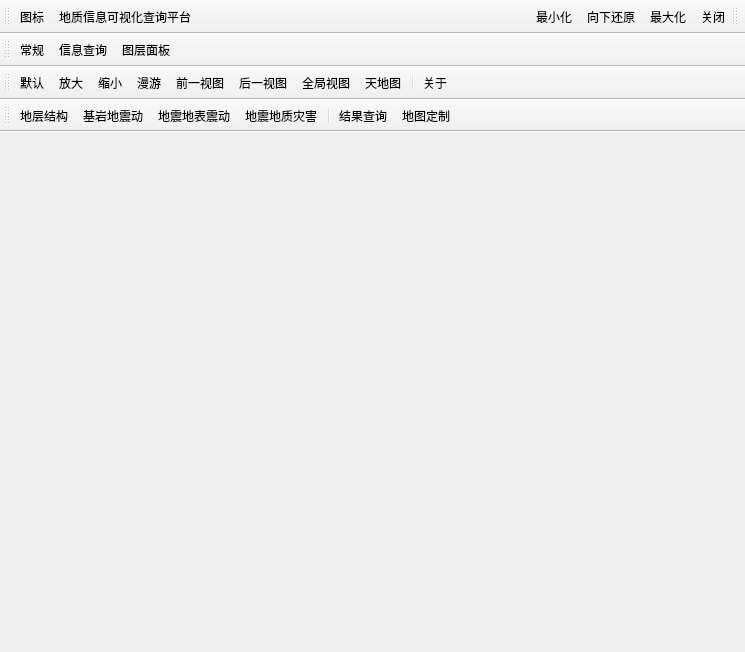
<?xml version="1.0" encoding="UTF-8"?>
<ui version="4.0">
 <class>MainWindow</class>
 <widget class="QMainWindow" name="MainWindow">
  <property name="geometry">
   <rect>
    <x>0</x>
    <y>0</y>
    <width>745</width>
    <height>652</height>
   </rect>
  </property>
  <property name="windowTitle">
   <string>地质信息可视化查询平台</string>
  </property>
  <property name="styleSheet">
   <string notr="true"/>
  </property>
  <widget class="QgsMapCanvas" name="mapCanvas">
   <layout class="QGridLayout" name="gridLayout_2">
    <property name="leftMargin">
     <number>0</number>
    </property>
    <property name="topMargin">
     <number>0</number>
    </property>
    <property name="rightMargin">
     <number>0</number>
    </property>
    <property name="bottomMargin">
     <number>0</number>
    </property>
   </layout>
  </widget>
  <widget class="QToolBar" name="leftWindowBar">
   <property name="windowTitle">
    <string>toolBar</string>
   </property>
   <attribute name="toolBarArea">
    <enum>TopToolBarArea</enum>
   </attribute>
   <attribute name="toolBarBreak">
    <bool>false</bool>
   </attribute>
   <addaction name="wIcon"/>
   <addaction name="wTitle"/>
  </widget>
  <widget class="QToolBar" name="rightWindowBar">
   <property name="windowTitle">
    <string>toolBar_2</string>
   </property>
   <property name="layoutDirection">
    <enum>Qt::RightToLeft</enum>
   </property>
   <attribute name="toolBarArea">
    <enum>TopToolBarArea</enum>
   </attribute>
   <attribute name="toolBarBreak">
    <bool>false</bool>
   </attribute>
   <addaction name="closeWindow"/>
   <addaction name="maxWindow"/>
   <addaction name="restoreWindow"/>
   <addaction name="minWindow"/>
  </widget>
  <widget class="QToolBar" name="tabToolbar">
   <property name="windowTitle">
    <string>toolBar</string>
   </property>
   <property name="layoutDirection">
    <enum>Qt::LeftToRight</enum>
   </property>
   <property name="styleSheet">
    <string notr="true"/>
   </property>
   <property name="toolButtonStyle">
    <enum>Qt::ToolButtonTextUnderIcon</enum>
   </property>
   <attribute name="toolBarArea">
    <enum>TopToolBarArea</enum>
   </attribute>
   <attribute name="toolBarBreak">
    <bool>true</bool>
   </attribute>
   <addaction name="normaltab"/>
   <addaction name="infotab"/>
   <addaction name="tocBar"/>
  </widget>
  <widget class="QToolBar" name="normalToolbar">
   <property name="windowTitle">
    <string>toolBar_2</string>
   </property>
   <property name="toolButtonStyle">
    <enum>Qt::ToolButtonTextUnderIcon</enum>
   </property>
   <attribute name="toolBarArea">
    <enum>TopToolBarArea</enum>
   </attribute>
   <attribute name="toolBarBreak">
    <bool>true</bool>
   </attribute>
   <addaction name="defaultTool"/>
   <addaction name="zoomOut"/>
   <addaction name="zoomIn"/>
   <addaction name="zoomPan"/>
   <addaction name="zoomLast"/>
   <addaction name="zoomNext"/>
   <addaction name="zoomFull"/>
   <addaction name="tdMap"/>
   <addaction name="separator"/>
   <addaction name="aboutTool"/>
  </widget>
  <widget class="QToolBar" name="infoToolbar">
   <property name="windowTitle">
    <string>toolBar_3</string>
   </property>
   <property name="toolButtonStyle">
    <enum>Qt::ToolButtonTextUnderIcon</enum>
   </property>
   <attribute name="toolBarArea">
    <enum>TopToolBarArea</enum>
   </attribute>
   <attribute name="toolBarBreak">
    <bool>true</bool>
   </attribute>
   <addaction name="dcjg"/>
   <addaction name="jydzd"/>
   <addaction name="dzdbzd"/>
   <addaction name="dzzh"/>
   <addaction name="separator"/>
   <addaction name="jgcx"/>
   <addaction name="action_15"/>
  </widget>
  <action name="defaultTool">
   <property name="icon">
    <iconset>
     <normaloff>icons/默认.png</normaloff>icons/默认.png</iconset>
   </property>
   <property name="text">
    <string>默认</string>
   </property>
  </action>
  <action name="zoomOut">
   <property name="icon">
    <iconset>
     <normaloff>icons/放大.png</normaloff>icons/放大.png</iconset>
   </property>
   <property name="text">
    <string>放大</string>
   </property>
  </action>
  <action name="zoomIn">
   <property name="icon">
    <iconset>
     <normaloff>icons/缩小.png</normaloff>icons/缩小.png</iconset>
   </property>
   <property name="text">
    <string>缩小</string>
   </property>
  </action>
  <action name="zoomPan">
   <property name="icon">
    <iconset>
     <normaloff>icons/地图漫游.png</normaloff>icons/地图漫游.png</iconset>
   </property>
   <property name="text">
    <string>漫游</string>
   </property>
  </action>
  <action name="zoomLast">
   <property name="icon">
    <iconset>
     <normaloff>icons/前一视图.png</normaloff>icons/前一视图.png</iconset>
   </property>
   <property name="text">
    <string>前一视图</string>
   </property>
  </action>
  <action name="zoomNext">
   <property name="icon">
    <iconset>
     <normaloff>icons/后一视图.png</normaloff>icons/后一视图.png</iconset>
   </property>
   <property name="text">
    <string>后一视图</string>
   </property>
  </action>
  <action name="zoomFull">
   <property name="icon">
    <iconset>
     <normaloff>icons/全图显示.png</normaloff>icons/全图显示.png</iconset>
   </property>
   <property name="text">
    <string>全局视图</string>
   </property>
  </action>
  <action name="tdMap">
   <property name="icon">
    <iconset>
     <normaloff>icons/天地图.png</normaloff>icons/天地图.png</iconset>
   </property>
   <property name="text">
    <string>天地图</string>
   </property>
  </action>
  <action name="aboutTool">
   <property name="icon">
    <iconset>
     <normaloff>icons/关于.png</normaloff>icons/关于.png</iconset>
   </property>
   <property name="text">
    <string>关于</string>
   </property>
   <property name="toolTip">
    <string>关于</string>
   </property>
  </action>
  <action name="dcjg">
   <property name="icon">
    <iconset>
     <normaloff>icons/soil.png</normaloff>icons/soil.png</iconset>
   </property>
   <property name="text">
    <string>地层结构</string>
   </property>
  </action>
  <action name="jydzd">
   <property name="icon">
    <iconset>
     <normaloff>icons/基岩地震动.png</normaloff>icons/基岩地震动.png</iconset>
   </property>
   <property name="text">
    <string>基岩地震动</string>
   </property>
  </action>
  <action name="dzdbzd">
   <property name="icon">
    <iconset>
     <normaloff>icons/地震波.png</normaloff>icons/地震波.png</iconset>
   </property>
   <property name="text">
    <string>地震地表震动</string>
   </property>
  </action>
  <action name="dzzh">
   <property name="icon">
    <iconset>
     <normaloff>icons/地质灾害.png</normaloff>icons/地质灾害.png</iconset>
   </property>
   <property name="text">
    <string>地震地质灾害</string>
   </property>
  </action>
  <action name="jgcx">
   <property name="icon">
    <iconset>
     <normaloff>icons/检查查询.png</normaloff>icons/检查查询.png</iconset>
   </property>
   <property name="text">
    <string>结果查询</string>
   </property>
  </action>
  <action name="action_15">
   <property name="icon">
    <iconset>
     <normaloff>icons/地图定制.png</normaloff>icons/地图定制.png</iconset>
   </property>
   <property name="text">
    <string>地图定制</string>
   </property>
  </action>
  <action name="normaltab">
   <property name="text">
    <string>常规</string>
   </property>
  </action>
  <action name="infotab">
   <property name="text">
    <string>信息查询</string>
   </property>
  </action>
  <action name="tocBar">
   <property name="text">
    <string>图层面板</string>
   </property>
   <property name="toolTip">
    <string>打开/关闭图层面板</string>
   </property>
  </action>
  <action name="maxWindow">
   <property name="icon">
    <iconset>
     <normaloff>icons/最大化.png</normaloff>icons/最大化.png</iconset>
   </property>
   <property name="text">
    <string>最大化</string>
   </property>
   <property name="toolTip">
    <string>最大化</string>
   </property>
  </action>
  <action name="minWindow">
   <property name="icon">
    <iconset>
     <normaloff>icons/最小化.png</normaloff>icons/最小化.png</iconset>
   </property>
   <property name="text">
    <string>最小化</string>
   </property>
   <property name="toolTip">
    <string>最小化</string>
   </property>
  </action>
  <action name="closeWindow">
   <property name="icon">
    <iconset>
     <normaloff>icons/关闭.png</normaloff>icons/关闭.png</iconset>
   </property>
   <property name="text">
    <string>关闭</string>
   </property>
   <property name="toolTip">
    <string>关闭</string>
   </property>
  </action>
  <action name="restoreWindow">
   <property name="icon">
    <iconset>
     <normaloff>icons/向下还原.png</normaloff>icons/向下还原.png</iconset>
   </property>
   <property name="text">
    <string>向下还原</string>
   </property>
   <property name="toolTip">
    <string>向下还原</string>
   </property>
  </action>
  <action name="wIcon">
   <property name="icon">
    <iconset>
     <normaloff>icons/App.ico</normaloff>icons/App.ico</iconset>
   </property>
   <property name="text">
    <string>图标</string>
   </property>
  </action>
  <action name="wTitle">
   <property name="text">
    <string>地质信息可视化查询平台</string>
   </property>
  </action>
 </widget>
 <customwidgets>
  <customwidget>
   <class>QgsMapCanvas</class>
   <extends>QWidget</extends>
   <header>qgis.gui</header>
   <container>1</container>
  </customwidget>
 </customwidgets>
 <resources/>
 <connections/>
</ui>
